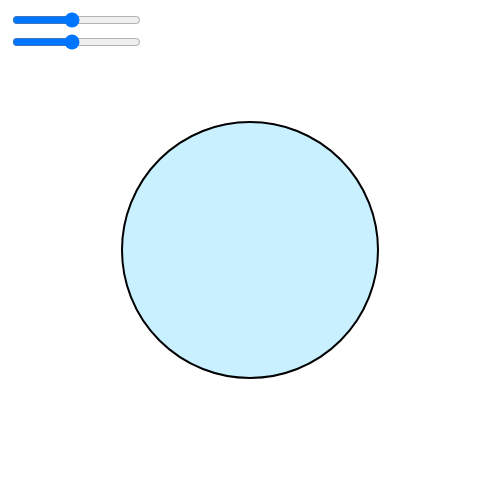
Frame 1 (no input)
Frame 60 (no input): identical to frame 1, image omitted
Frame 120 (the mouse pressed at the canvas centre since frame 60): identical to frame 1, image omitted

The p5.js sketch that drew this single still picture (run headless with seeded random() and noise() and a simulated clock; from frame 60 on, the mouse is pressed at the canvas centre):

// p5.js sketch
// ── sketch.js
let al1;
let al2;
let ang1;
let ang2;

function setup() {
  createCanvas(500, 500);
  al1slider = createSlider(10, 128, 64);
  al1slider.position(10, 10);
  al2slider = createSlider(10, 128, 64);
  al2slider.position(10, 32);
  strokeWeight(2);
}

function draw() {
  background(255);
  al1 = al1slider.value();
  al2 = al2slider.value();
  
  translate(width/2, height/2);
  x = mouseX - width/2;
  y = mouseY - width/2;
  
  stroke(0);
  fill(200,240,255);
  circle(0, 0, (al1+al2)*2);
  fill(255);
  circle(0, 0, (al1-al2)*2);
  
  aa = armAngles(x, y, al1, al2);
  ang1 = aa[0];
  ang2 = aa[1];
  line(0, 0, al1*cos(ang1), al1*sin(ang1));
  line(al1*cos(ang1), 
       al1*sin(ang1), 
       al1*cos(ang1) + al2*cos(ang1+ang2), 
       al1*sin(ang1) + al2*sin(ang1+ang2));
  
  stroke(0, 0, 0, 80)
  aa = armAngles2(x, y, al1, al2);
  ang1 = aa[0];
  ang2 = aa[1];
  line(0, 0, al1*cos(ang1), al1*sin(ang1));
  line(al1*cos(ang1), 
       al1*sin(ang1), 
       al1*cos(ang1) + al2*cos(ang1+ang2), 
       al1*sin(ang1) + al2*sin(ang1+ang2));
}

function armAngles(x, y, a, b) {
  let r = sqrt(x*x + y*y);
  let q2 = acos((r*r - a*a - b*b) / (2*a*b));
  let q1 = atan2(y, x) - asin(b * sin(q2) / r);
      
  return [q1, q2];
}

function armAngles2(x, y, a, b) {
  let r = sqrt(x*x + y*y);
  let q2 = -acos((r*r - a*a - b*b) / (2*a*b));
  let q1 = atan2(y, x) - asin(b * sin(q2) / r);
      
  return [q1, q2];
}
